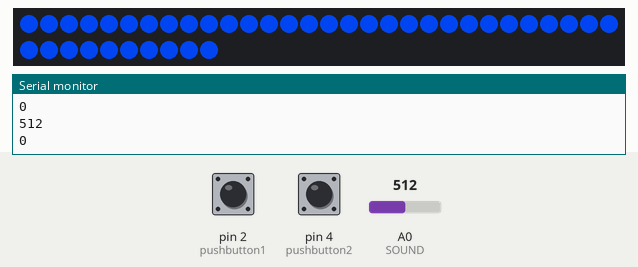
Simulated run of this sketch. Board: Arduino Mega 2560, built with avr-gcc and run on an emulated ATmega2560. Shown: 40 RGB LEDs in strip order, left to right, continuing on the next row, the last lines printed to the serial monitor. Inputs (shaded band) come from the test bench; at power-on: pin 2 (pushbutton1) HIGH, A0 (SOUND) = 512, pin 4 (pushbutton2) HIGH.

Above: at 2.8 s.
2.9 s: pin 2 (pushbutton1) pulled LOW for 2.45 s
6.8 s: A0 (SOUND) set to 64
10.1 s: A0 (SOUND) set to 54
At 13.4 s:
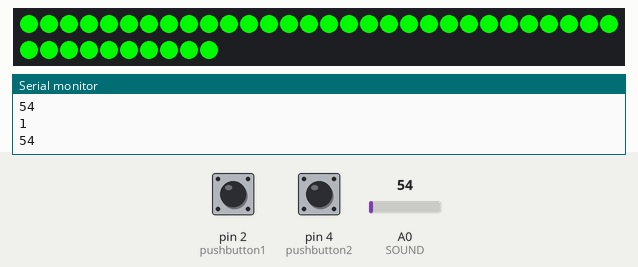
13.7 s: A0 (SOUND) set to 70
At 14.8 s:
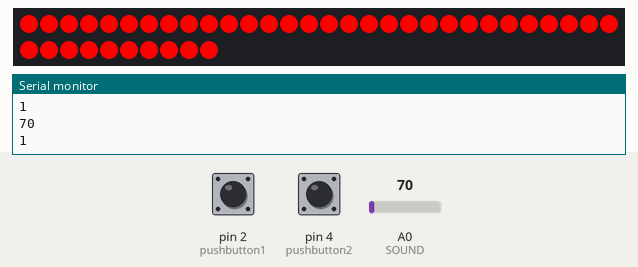
At 16.7 s:
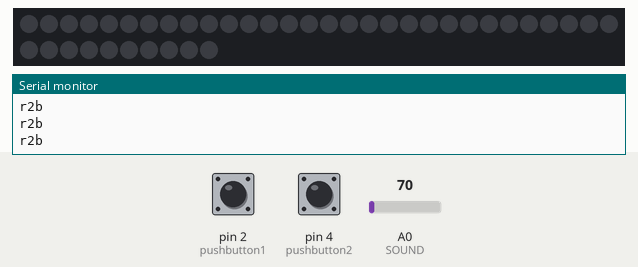
Timing chart, 0 to 18.1 s (numbered marks = the images above; inputs shaded):
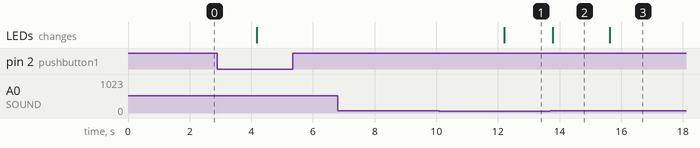

Measured:
- the behaviour switches between 61 and 60 on A0 (SOUND) (found by bisection; images 0 and 1)
- after the input at 10.1 s, the LEDs: change after 2.1 s (image 1)
- after the input at 13.7 s, the LEDs: change after 0.08 s (image 2)
- what the display in image 2 shows lasts 1.8 s, from 13.8 s to 15.6 s

The sketch:

ThreeEmotionLED_v2_.ino
```cpp
#include <Adafruit_NeoPixel.h>
#ifdef __AVR__
#include <avr/power.h>
#endif
#define PIN            6 // define the LED Strips Signal pin
#define SOUND         A0// sound sensor pin
#define NUMPIXELS      40// maximum led number


Adafruit_NeoPixel pixels = Adafruit_NeoPixel(NUMPIXELS, PIN, NEO_GRB + NEO_KHZ800);
int pushbutton1 = 2;
int pushbutton2 = 4;
int delayval = 10; // delay for 10ms
int Signal = 0;// catch a ball signal
int sound = 0;
int a = 0;
int b = 60;
int c = 240;//(0,60,240)blue
int b2g = 0 ; //0: unable it
int g2b = 0;
int g2r = 0;
int r2b = 0;
void setup() {
  Serial.begin(9600);
  pixels.begin(); // This initializes the NeoPixel library.
  pinMode(SOUND, INPUT);
}

void loop()
{
  if (digitalRead(pushbutton1)==LOW) {Signal = 1;}
  if (digitalRead(pushbutton2)==LOW) {Signal = 0;}
  sound = analogRead(SOUND);
  Serial.println(sound);
  Serial.println(Signal);

//Signal = 0: not catch anything
  if (Signal == 0 ){
    //red to blue:(240,0,0)->(0,60,240)
    if(r2b==1){
      RedtoBlue();
      r2b = 0;
      b2g = 1;
    }
    //green to blue:(0,240,0)->(0,60,240)
    else if(g2b == 1){
      GreentoBlue();
      g2r = 0;
      g2b = 0;
      b2g = 1;
     }
    //state = blue;
    else{
      Stayblue();
      b2g = 1;
    }
  }

//Signal=1: catched it!
  else if(Signal == 1)
  {
    //GREEN: when ball is catched and no noise disturbing
    //blue tp green:(0,60,240)->(0,240,0)
    if(sound<=60 && b2g == 1){
      BluetoGreen();
      b2g = 0;
      g2r = 1;
      g2b = 1;
    }

    //RED: when noise is detected, free the ball and set signal = 0
    //green to red:(0,240,0)->(240,0,0)
    else if(sound>60 && g2r==1){
      RedLightShine();
      a = 240;
      b = 0;
      c = 0;
      g2b=0;
      g2r=0;
      r2b=1;
      Signal = 0;
    }
  }
}


void RedtoBlue( ){
//red to blue: (240, 0, 0)->(0,60,240)
a = 240;
b = 0;
c = 0;
for(int i = 0; i<60;i++){
  Serial.println("r2b");
  a -= 4;
  b += 1;
  c += 4;
  for (int j = 0; j<NUMPIXELS; j++) {
      pixels.setPixelColor(j, pixels.Color(a,b,c));
      pixels.show();
  }
}}

void GreentoBlue( ){
//green to blue:(0,240,0)->(0,60,240)
a = 0;
b = 240;
c = 0;
for(int i = 0; i<30;i++){
   Serial.println("g2b");
   b -= 6;
   c += 8;
   for (int j = 0; j<NUMPIXELS; j++) {
      pixels.setPixelColor(j, pixels.Color(a,b,c));
      pixels.show();
   }
  }
}


int glow = 1;
int green = 0;
int blue = 0;

void Stayblue () {
  for(int i = 0; i < 30; i++){
    green += 2  * glow;
    blue += 7 * glow;
    for (int i=0; i < NUMPIXELS; i++){
      pixels.setPixelColor(i, pixels.Color(0,green,blue)); // Moderately bright blue color.
      pixels.show(); // This sends the updated pixel color to the hardware.
      //delay(delayval); // Delay for a period of time (in milliseconds).
    }
  }
  glow = -glow;
}

void BluetoGreen(){
a = 0;
b = 60;
c = 240;
for(int i = 0; i<30;i++){
   Serial.println("b2g");
   b += 6;
   c -= 8;
   for (int j = 0; j<NUMPIXELS; j++) {
      pixels.setPixelColor(j, pixels.Color(a,b,c));
      pixels.show();}
   }
}

void RedLightShine(){
for(int i = 0; i<3;i++){// shine for three times
  for (int j = 0; j<NUMPIXELS; j++) {
    pixels.setPixelColor(j, pixels.Color(255,0,0));
    pixels.show();}
  delay(500);// interval between each shine
  for (int j = 0; j<NUMPIXELS; j++){
    pixels.setPixelColor(j, pixels.Color(0,0,0));
    pixels.show();}
  }
}
```
